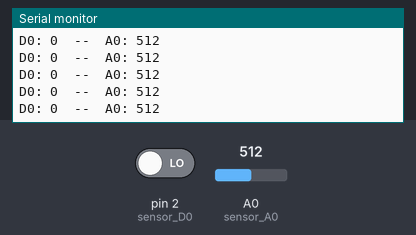
Bench run of a sketch on a simulated Arduino Uno, built with avr-gcc and run on an emulated ATmega328P. On the bench: the last lines printed to the serial monitor. Inputs (shaded band) come from the test bench; at power-on: A0 (sensor_A0) = 512, pin 2 (sensor_D0) LOW.

Above: at 1.2 s.
1.3 s: A0 (sensor_A0) set to 716
At 1.56 s:
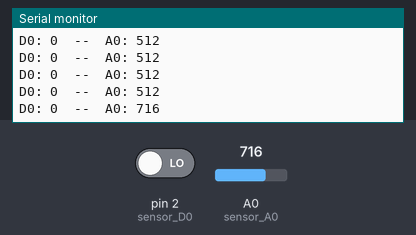
2.8 s: pin 2 (sensor_D0) driven HIGH
At 2.96 s:
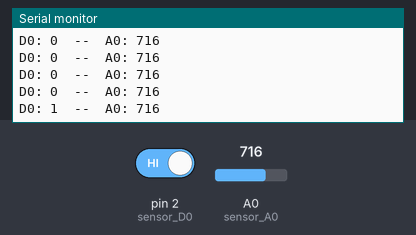
4.3 s: A0 (sensor_A0) set to 900
At 4.37 s:
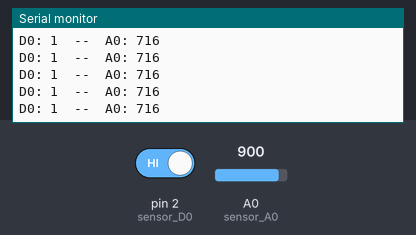
5.8 s: pin 2 (sensor_D0) driven LOW
At 5.97 s:
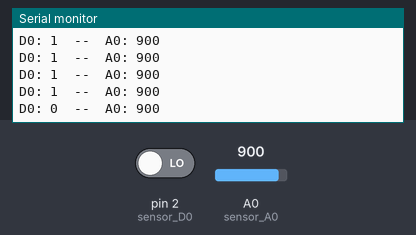
Timing chart, 0 to 8.3 s (numbered marks = the images above; inputs shaded):
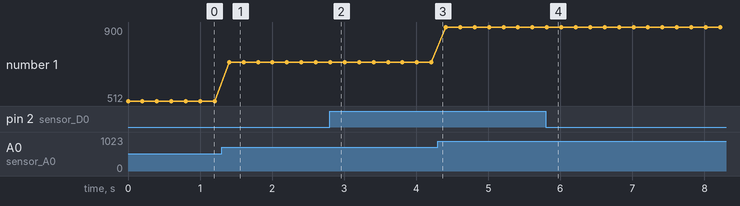

The sketch:

rain_sensor.ino
```cpp
int sensor_A0 = A0;    // podłączenie od A0 na czujniku do A0 na Arduino
int sensor_D0 = 2;     // podłączenie od D0 na czujniku do pinu 2 na Arduino
int wartosc_A0;        // zmienna dla wartości A0
int wartosc_D0;        // zmienna dla wartości A0

void setup() {
  Serial.begin(9600);   // uruchomienie monitora szeregowego
 pinMode(2, INPUT);    // ustawienie pinu 2 jako wejście

}

void loop() {

 wartosc_A0 = analogRead(sensor_A0);      // pobranie wartości z A0
 wartosc_D0 = digitalRead(sensor_D0);     // pobranie wartości z D0

 Serial.print("D0: ");                    // wyświetlenie na monitorze szeregowym
 Serial.print(wartosc_D0);
 Serial.print("  --  A0: ");
 Serial.println(wartosc_A0);
 delay(200);                              // opóźnienie pomiędzy kolejnymi odczytami
 }
```

Measured:
- after the input at 1.3 s, the serial monitor: prints a new line after 0.10 s (image 1)
- after the input at 2.8 s, the serial monitor: prints a new line at once (image 2)
- after the input at 5.8 s, the serial monitor: prints a new line at once (image 4)
- plotted number 1: 512 → 716 after the input at 1.3 s, 716 → 900 after the input at 4.3 s
